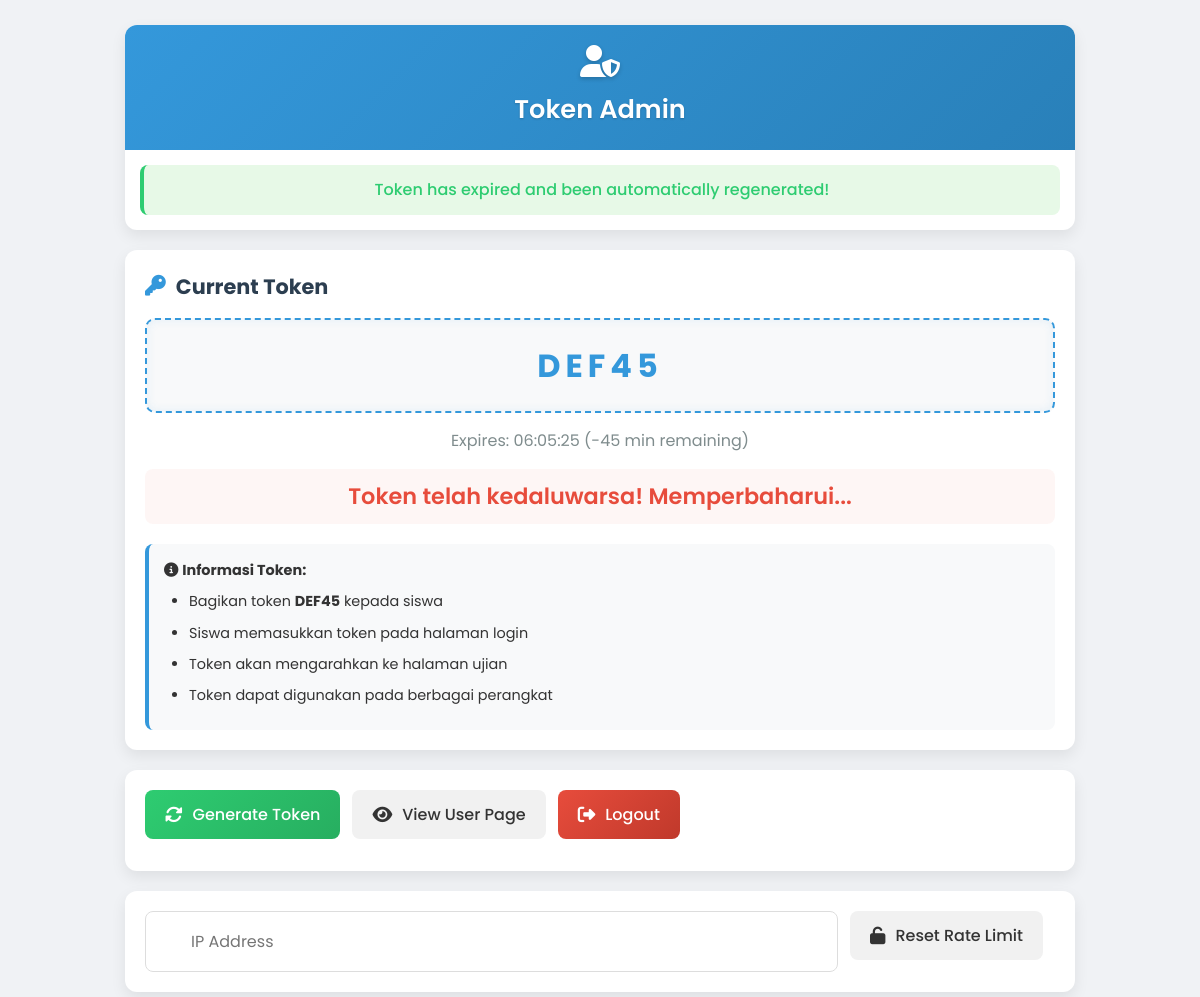
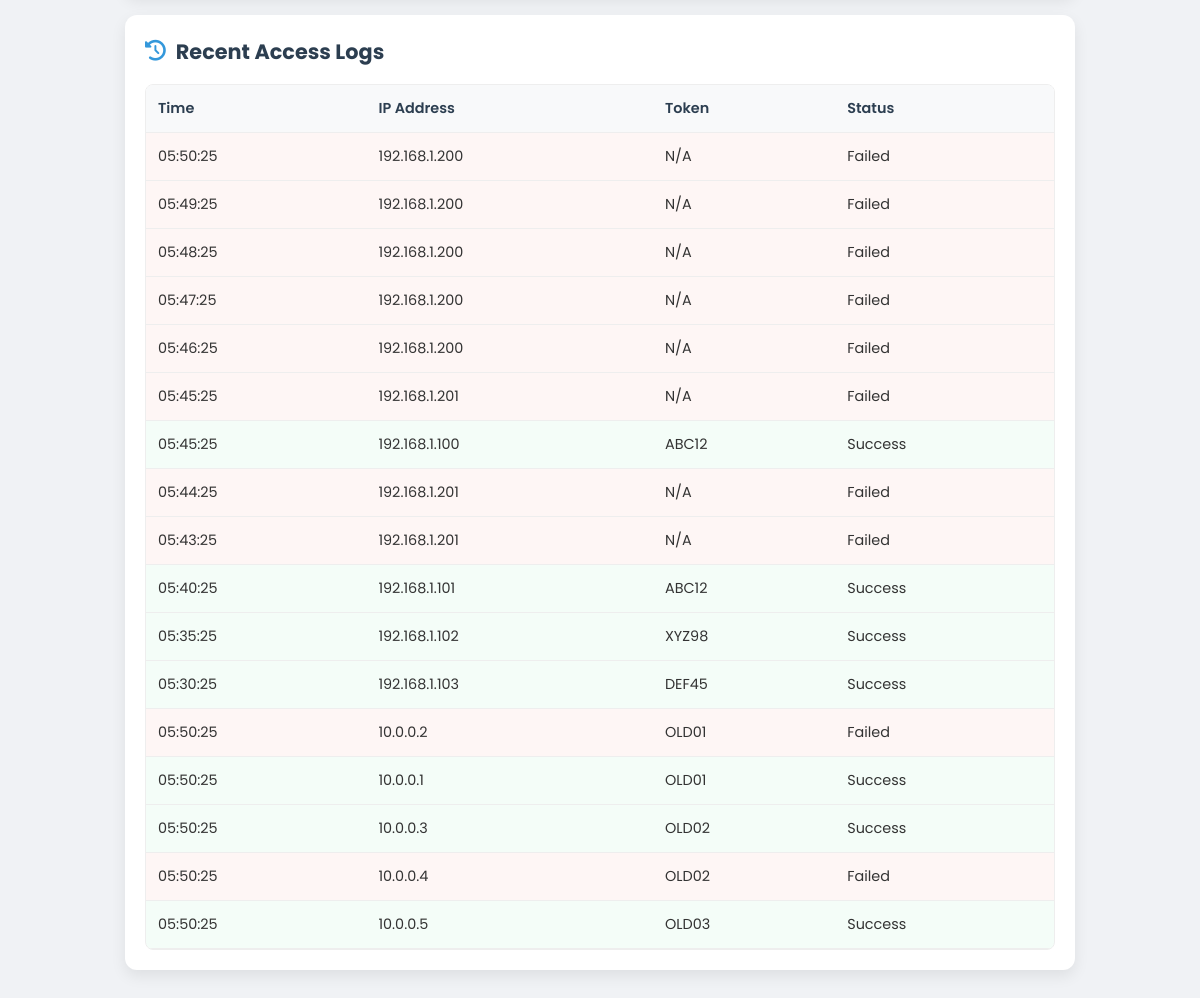
The page /admin.php (signed in) on the database its author committed (2 pictures, top to bottom).
### tables this page shows
CREATE TABLE access_logs (
    id INT AUTO_INCREMENT PRIMARY KEY,
    token_id INT NULL,
    ip_address VARCHAR(45) NOT NULL,
    user_agent TEXT,
    status ENUM('success', 'failed') NOT NULL,
    access_time DATETIME DEFAULT CURRENT_TIMESTAMP,

    FOREIGN KEY (token_id) REFERENCES tokens(id) ON DELETE SET NULL,
    INDEX idx_token_id (token_id),
    INDEX idx_ip_address (ip_address),
    INDEX idx_status (status),
    INDEX idx_access_time (access_time),
    INDEX idx_ip_status_time (ip_address, status, access_time)
);

### admin.php (the view, shortened to what this page needs)
<?php
$isLoggedIn = isset($_SESSION['admin_logged_in']) && $_SESSION['admin_logged_in'] === true;
$currentToken = null;
$logs = [];
if ($isLoggedIn) {
    $conn = getDbConnection();
    $result = $conn->query("SELECT id, token_value, expires_at, created_at FROM tokens WHERE is_active = TRUE ORDER BY created_at DESC LIMIT 1");
    if ($result && $result->num_rows > 0) {
        $currentToken = $result->fetch_assoc();
        if (strtotime($currentToken['expires_at']) <= time()) {
            $successMessage = "Token has expired and been automatically regenerated!";
            $result = $conn->query("SELECT id, token_value, expires_at, created_at FROM tokens WHERE is_active = TRUE ORDER BY created_at DESC LIMIT 1");
            if ($result && $result->num_rows > 0) {
                $currentToken = $result->fetch_assoc();
            }
        }
    }
    $logResult = $conn->query("SELECT al.access_time, al.ip_address, al.status, t.token_value
                              FROM access_logs al
                              LEFT JOIN tokens t ON al.token_id = t.id
                              ORDER BY access_time DESC LIMIT 20");
    if ($logResult && $logResult->num_rows > 0) {
        while ($row = $logResult->fetch_assoc()) {
            $logs[] = $row;
        }
    }
}
?>
<!DOCTYPE html>
<html lang="en">
<head>
    <link rel="stylesheet" href="https://cdnjs.cloudflare.com/ajax/libs/font-awesome/6.4.0/css/all.min.css">
</head>
<body>
    <div class="container">
        <?php if (!$isLoggedIn): ?>
            <div class="card admin-login-card">
                <div class="card-header">
                    <i class="fas fa-user-shield header-icon"></i>
                    <h1>Admin Login</h1>
                </div>
                <?php if (isset($loginError)): ?>
                    <div class="error-message show"><?php echo $loginError; ?></div>
                <?php endif; ?>
                <form method="post" action="" style="padding: 15px;">
                    <div class="form-group">
                        <label for="admin_password" class="input-label">Admin Password</label>
                        <div class="input-container">
                            <input type="password" id="admin_password" name="admin_password" required>
                            <div class="input-icon">
                                <i class="fas fa-lock"></i>
                            </div>
                        </div>
                    </div>
                    <button type="submit" class="btn btn-submit">
                        <i class="fas fa-sign-in-alt btn-icon"></i>
                        Login
                    </button>
                </form>
            </div>
        <?php else: ?>
            <div class="card">
                <div class="card-header">
                    <i class="fas fa-user-shield header-icon"></i>
                    <h1>Token Admin</h1>
                </div>
                <?php if (isset($successMessage)): ?>
                    <div class="success-message show"><?php echo $successMessage; ?></div>
                <?php endif; ?>
            </div>
            <div class="card">
                <div class="token-display">
                    <h2><i class="fas fa-key"></i> Current Token</h2>
                    <?php if ($currentToken): ?>
                        <div class="token-box"><?php echo $currentToken['token_value']; ?></div>
                        <div class="token-info">
                            Expires: <?php echo date('H:i:s', strtotime($currentToken['expires_at'])); ?>
                            (<?php echo (int)((strtotime($currentToken['expires_at']) - time()) / 60); ?> min remaining)
                        </div>
                        <div id="countdown" class="countdown" data-expires="<?php echo strtotime($currentToken['expires_at']); ?>">
                        </div>
                        <div class="token-usage-info">
                            <p><i class="fas fa-info-circle"></i> <strong>Informasi Token:</strong></p>
                            <ul>
                                <li>Bagikan token <strong><?php echo $currentToken['token_value']; ?></strong> kepada siswa</li>
                                <li>Siswa memasukkan token pada halaman login</li>
                                <li>Token akan mengarahkan ke halaman ujian</li>
                                <li>Token dapat digunakan pada berbagai perangkat</li>
                            </ul>
                        </div>
                    <?php else: ?>
                        <div class="token-box">No active token</div>
                    <?php endif; ?>
                </div>
            </div>
            <div class="card">
                <div class="admin-actions">
                    <form method="post" action="">
                        <button type="submit" name="generate_token" class="btn btn-refresh">
                            <i class="fas fa-sync-alt btn-icon"></i>
                            Generate Token
                        </button>
                    </form>
                    <a href="index.php" class="btn btn-secondary" target="_blank">
                        <i class="fas fa-eye btn-icon"></i>
                        View User Page
                    </a>
                    <form method="post" action="logout.php" style="display:inline;">
                        <button type="submit" class="btn btn-logout">
                            <i class="fas fa-sign-out-alt btn-icon"></i>
                            Logout
                        </button>
                    </form>
                </div>
            </div>
            <div class="card">
                <div class="admin-actions">
                    <form method="post" action="" class="rate-limit-form" style="width: 100%;">
                        <div class="input-group">
                            <input type="text" name="ip_address" placeholder="IP Address" required>
                            <button type="submit" name="reset_rate_limit" class="btn btn-secondary">
                                <i class="fas fa-unlock btn-icon"></i>
                                Reset Rate Limit
                            </button>
                        </div>
                    </form>
                </div>
            </div>
            <div class="card">
                <div class="access-logs">
                    <h2><i class="fas fa-history"></i> Recent Access Logs</h2>
                    <div class="logs-container">
                        <table>
                            <thead>
                                <tr>
                                    <th>Time</th>
                                    <th>IP Address</th>
                                    <th>Token</th>
                                     <th>Status</th>
                                </tr>
                            </thead>
                            <tbody>
                                <?php if (count($logs) > 0): ?>
                                    <?php foreach ($logs as $log): ?>
                                    <tr class="<?php echo $log['status'] === 'success' ? 'success-row' : 'failed-row'; ?>">
                                        <td><?php echo date('H:i:s', strtotime($log['access_time'])); ?></td>
                                        <td><?php echo $log['ip_address']; ?></td>
                                        <td><?php echo $log['token_value'] ?: 'N/A'; ?></td>
                                        <td><?php echo ucfirst($log['status']); ?></td>
                                    </tr>
                                    <?php endforeach; ?>
                                <?php else: ?>
                                    <tr>
                                        <td colspan="4" class="no-logs">No access logs found</td>
                                    </tr>
                                <?php endif; ?>
                            </tbody>
                        </table>
                    </div>
                </div>
            </div>
        <?php endif; ?>
    </div>
</body>
</html>

### admin.php (style rules this page uses)
* { margin: 0; padding: 0; box-sizing: border-box; font-family: 'Poppins', sans-serif; }
body { background-color: #f0f2f5; color: #333; line-height: 1.6; }
.container { width: 100%; max-width: 100%; padding: 15px; margin: 0 auto; }
.card { background: #fff; border-radius: 12px; box-shadow: 0 6px 15px rgba(0,0,0,0.08); overflow: hidden; margin-bottom: 20px; transition: transform 0.3s, box-shadow 0.3s; }
.card-header { background: linear-gradient(135deg, #3498db, #2980b9); color: #fff; padding: 20px; display: flex; align-items: center; justify-content: center; flex-direction: column; }
.header-icon { font-size: 2rem; margin-bottom: 12px; text-shadow: 0 2px 4px rgba(0,0,0,0.2); }
h1 { font-size: 1.6rem; font-weight: 600; margin: 0; text-shadow: 0 1px 2px rgba(0,0,0,0.2); }
h2 { font-size: 1.3rem; margin: 0 0 15px 0; display: flex; align-items: center; color: #2c3e50; }
h2 i { margin-right: 10px; color: #3498db; }
input[type="password"], input[type="text"] { width: 100%; padding: 12px 15px 12px 45px; border: 1px solid #ddd; border-radius: 8px; font-size: 1rem; transition: border-color 0.3s, box-shadow 0.3s; }
.btn { display: inline-flex; align-items: center; justify-content: center; padding: 12px 20px; border: none; border-radius: 8px; font-size: 1rem; font-weight: 500; cursor: pointer; transition: all 0.3s; text-decoration: none; margin-bottom: 12px; width: 100%; }
.btn-icon { margin-right: 10px; font-size: 1.1rem; }
.btn-refresh { background: linear-gradient(135deg, #2ecc71, #27ae60); color: #fff; }
.btn-secondary { background: #f1f1f1; color: #333; }
.btn-logout { background: linear-gradient(135deg, #e74c3c, #c0392b); color: #fff; }
.error-message, .success-message { padding: 12px; border-radius: 8px; margin: 15px; text-align: center; opacity: 0; transition: opacity 0.3s; font-weight: 500; }
.success-message { background: #e7f9e7; color: #2ecc71; border-left: 4px solid #2ecc71; }
.show { opacity: 1; }
.token-display, .admin-actions, .access-logs, .admin-footer { padding: 20px; }
.token-box { background: #f8f9fa; border: 2px dashed #3498db; border-radius: 10px; padding: 20px; text-align: center; font-size: 2rem; font-weight: 700; letter-spacing: 5px; margin: 15px 0; color: #3498db; box-shadow: inset 0 0 10px rgba(52, 152, 219, 0.1); }
.token-info { text-align: center; font-size: 1rem; color: #7f8c8d; margin-top: 10px; }
.countdown { font-size: 1.4rem; font-weight: 600; color: #3498db; margin-top: 15px; text-align: center; padding: 10px; border-radius: 8px; background: rgba(52, 152, 219, 0.05); }
.countdown.danger { color: #e74c3c; background: rgba(231, 76, 60, 0.05); animation: pulse 1s infinite; }
.token-usage-info { margin-top: 20px; padding: 15px; background-color: #f8f9fa; border-radius: 8px; font-size: 0.9rem; border-left: 4px solid #3498db; }
.token-usage-info ul { padding-left: 25px; margin-top: 8px; }
.token-usage-info li { margin-bottom: 8px; }
.input-group { display: flex; flex-direction: column; }
.input-group input { margin-bottom: 10px; }
.logs-container { overflow-x: auto; border-radius: 8px; border: 1px solid #eee; }
table { width: 100%; border-collapse: collapse; font-size: 0.9rem; }
th, td { padding: 12px; text-align: left; border-bottom: 1px solid #eee; }
th { background-color: #f8f9fa; font-weight: 600; color: #2c3e50; }
.success-row { background-color: rgba(46, 204, 113, 0.05); }
.failed-row { background-color: rgba(231, 76, 60, 0.05); }
@media (min-width: 768px) { .container { padding: 25px; max-width: 1000px; } }
@media (min-width: 768px) { .btn { width: auto; margin-right: 12px; } }
@media (min-width: 768px) { .input-group { flex-direction: row; } }
@media (min-width: 768px) { .input-group input { margin-bottom: 0; margin-right: 12px; flex: 1; } }
@media (min-width: 768px) { .admin-actions { display: flex; flex-wrap: wrap; align-items: center; } }

### rows shown on the page
access_logs: access_time "05:50:25", ip_address "192.168.1.200", token_value "N/A", status "Failed"
access_logs: access_time "05:49:25", ip_address "192.168.1.200", token_value "N/A", status "Failed"
access_logs: access_time "05:48:25", ip_address "192.168.1.200", token_value "N/A", status "Failed"
access_logs: access_time "05:47:25", ip_address "192.168.1.200", token_value "N/A", status "Failed"
access_logs: access_time "05:46:25", ip_address "192.168.1.200", token_value "N/A", status "Failed"
access_logs: access_time "05:45:25", ip_address "192.168.1.201", token_value "N/A", status "Failed"
access_logs: access_time "05:45:25", ip_address "192.168.1.100", token.token_value "ABC12", status "Success"
access_logs: access_time "05:44:25", ip_address "192.168.1.201", token_value "N/A", status "Failed"
access_logs: access_time "05:43:25", ip_address "192.168.1.201", token_value "N/A", status "Failed"
access_logs: access_time "05:40:25", ip_address "192.168.1.101", token.token_value "ABC12", status "Success"
access_logs: access_time "05:35:25", ip_address "192.168.1.102", token.token_value "XYZ98", status "Success"
access_logs: access_time "05:30:25", ip_address "192.168.1.103", token.token_value "DEF45", status "Success"
access_logs: access_time "05:50:25", ip_address "10.0.0.2", token.token_value "OLD01", status "Failed"
access_logs: access_time "05:50:25", ip_address "10.0.0.1", token.token_value "OLD01", status "Success"
access_logs: access_time "05:50:25", ip_address "10.0.0.3", token.token_value "OLD02", status "Success"
access_logs: access_time "05:50:25", ip_address "10.0.0.4", token.token_value "OLD02", status "Failed"
access_logs: access_time "05:50:25", ip_address "10.0.0.5", token.token_value "OLD03", status "Success"

### other values the page prints
$successMessage "Token has expired and been automatically regenerated!"
$currentToken['token_value'] "DEF45"
date('H:i:s', strtotime($currentToken['expires_at'])) "06:05:25"
